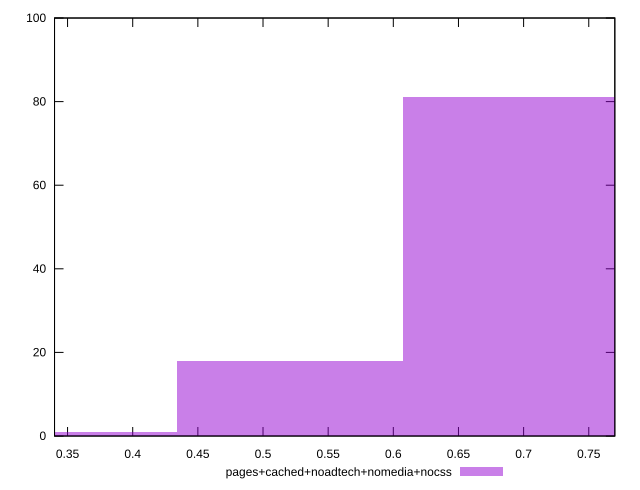

Write gnuplot code to recreate this figure.
reset

$pagesCachedNoadtechNomediaNocss <<EOF
0.6943563486142275 81
0.5207672614606706 18
0.34717817430711373 1
EOF

set key outside below
set boxwidth 0.17358908715355686
set xrange [0.34:0.77]
set yrange [0:100]
set trange [0:100]
set style fill transparent solid 0.5 noborder
set terminal svg size 640, 490 enhanced background rgb 'white'
set output "report_00015_2021-02-09T16-11-33.973Z/meta/score/comparison/histogram/4_vs_5.svg"

plot $pagesCachedNoadtechNomediaNocss title "pages+cached+noadtech+nomedia+nocss" with boxes

reset
